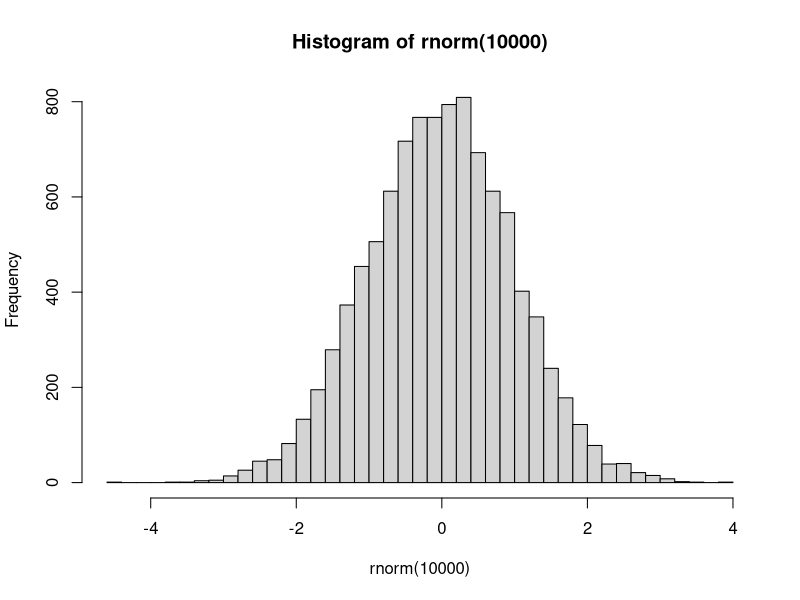

Source code (R):
x<-1:10
seq(1,20,by=3)
sample(1:100,6) #echantillon aléatoire
 
rnorm(100,mean = 0,sd = 1)#echatillon aléatoire de distribution mormal (de moyenne zero et ecart type 1 par defaut)

hist(rnorm(10000),breaks = 50)


y<-rnorm(100,mean=5)
mean(y)
